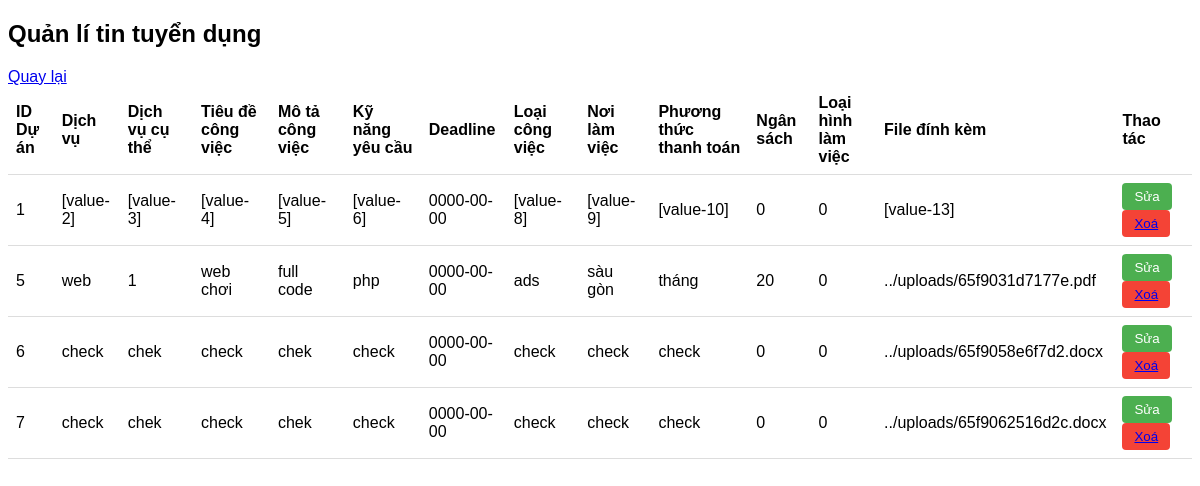
Before: /admin/trangqlbv.php with the older database file.
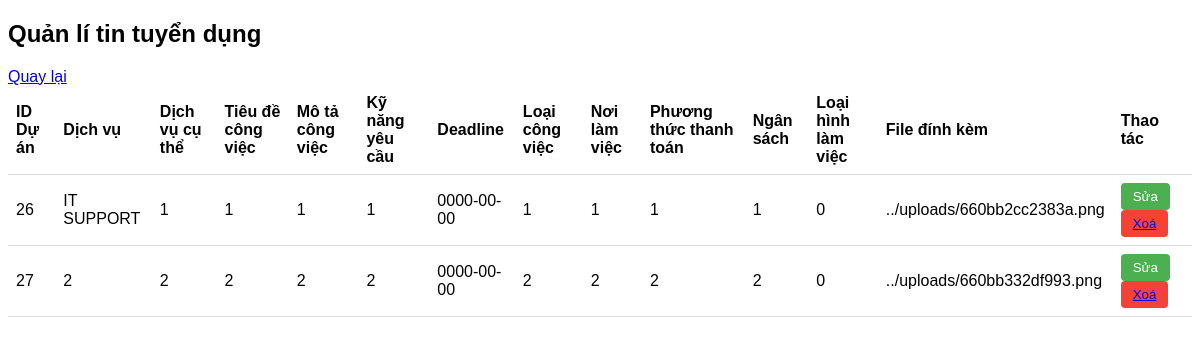
After: the same page with the newer database file.
### tables this page shows
CREATE TABLE `project` (
  `id_project` int(255) NOT NULL,
  `user_id` int(255) NOT NULL,
  `service` varchar(50) NOT NULL,
  `specific_service` varchar(1000) NOT NULL,
  `job_title` varchar(100) NOT NULL,
  `job_description` varchar(1000) NOT NULL,
  `required_skills` varchar(1000) NOT NULL,
  `deadline` date NOT NULL,
  `work_type` varchar(100) NOT NULL,
  `workplace` varchar(150) NOT NULL,
  `payment_method` varchar(50) NOT NULL,
  `budget` float NOT NULL,
  `employment_type` tinyint(1) NOT NULL,
  `attached_file` varchar(50) NOT NULL
);

### admin/trangqlbv.php (the view, shortened to what this page needs)
<!DOCTYPE html>
<html lang="en">
<head>
</head>
<body>
    <h2>Quản lí tin tuyển dụng</h2>
    <a href="trangadmin.html">Quay lại</a>
    <table>
        <tr>
            <th>ID Dự án</th>
            <th>Dịch vụ</th>
            <th>Dịch vụ cụ thể</th>
            <th>Tiêu đề công việc</th>
            <th>Mô tả công việc</th>
            <th>Kỹ năng yêu cầu</th>
            <th>Deadline</th>
            <th>Loại công việc</th>
            <th>Nơi làm việc</th>
            <th>Phương thức thanh toán</th>
            <th>Ngân sách</th>
            <th>Loại hình làm việc</th>
            <th>File đính kèm</th>
            <th>Thao tác</th>
        </tr>
        <?php
        $conn = mysqli_connect("localhost", "root", "", "dacsn-n12");
        $sql = "SELECT * FROM project";
        $result = mysqli_query($conn, $sql);
        if (mysqli_num_rows($result) > 0) {
            while($row = mysqli_fetch_assoc($result)) {
                echo "<tr>";
                echo "<td>".$row["id_project"]."</td>";
                echo "<td>".$row["service"]."</td>";
                echo "<td>".$row["specific_service"]."</td>";
                echo "<td>".$row["job_title"]."</td>";
                echo "<td>".$row["job_description"]."</td>";
                echo "<td>".$row["required_skills"]."</td>";
                echo "<td>".$row["deadline"]."</td>";
                echo "<td>".$row["work_type"]."</td>";
                echo "<td>".$row["workplace"]."</td>";
                echo "<td>".$row["payment_method"]."</td>";
                echo "<td>".$row["budget"]."</td>";
                echo "<td>".$row["employment_type"]."</td>";
                echo "<td>".$row["attached_file"]."</td>";
                echo "<td>";
                echo "<button class='edit-btn' onclick='openEditForm(".$row["id_project"].")'>Sửa</button>";
                echo "<button class='delete-btn'><a href='trangsuatin.php?id_project=".$row["id_project"]."' onclick='return confirm(\"Bạn có chắc chắn muốn xoá dự án này không?\")'>Xoá</a></button>";
                echo "</td>";
                echo "</tr>";
            }
        } else {
            echo "<tr><td colspan='14'>0 kết quả</td></tr>";
        }
        ?>
    </table>
</body>
</html>

Changed rows visible on the page:
removed project: id_project "1", service "[value-2]", specific_service "[value-3]", job_title "[value-4]", job_description "[value-5]", required_skills "[value-6]", deadline "0000-00-00", work_type "[value-8]", workplace "[value-9]", payment_method "[value-10]", budget "0", employment_type "0", attached_file "[value-13]"
removed project: id_project "5", service "web", specific_service "1", job_title "web chơi", job_description "full code", required_skills "php", deadline "0000-00-00", work_type "ads", workplace "sàu gòn", payment_method "tháng", budget "20", employment_type "0", attached_file "../uploads/65f9031d7177e.pdf"
removed project: id_project "6", service "check", specific_service "chek", job_title "check", job_description "chek", required_skills "check", deadline "0000-00-00", work_type "check", workplace "check", payment_method "check", budget "0", employment_type "0", attached_file "../uploads/65f9058e6f7d2.docx"
removed project: id_project "7", service "check", specific_service "chek", job_title "check", job_description "chek", required_skills "check", deadline "0000-00-00", work_type "check", workplace "check", payment_method "check", budget "0", employment_type "0", attached_file "../uploads/65f9062516d2c.docx"
added project: id_project "26", service "IT SUPPORT", specific_service "1", job_title "1", job_description "1", required_skills "1", deadline "0000-00-00", work_type "1", workplace "1", payment_method "1", budget "1", employment_type "0", attached_file "../uploads/660bb2cc2383a.png"
added project: id_project "27", service "2", specific_service "2", job_title "2", job_description "2", required_skills "2", deadline "0000-00-00", work_type "2", workplace "2", payment_method "2", budget "2", employment_type "0", attached_file "../uploads/660bb332df993.png"
